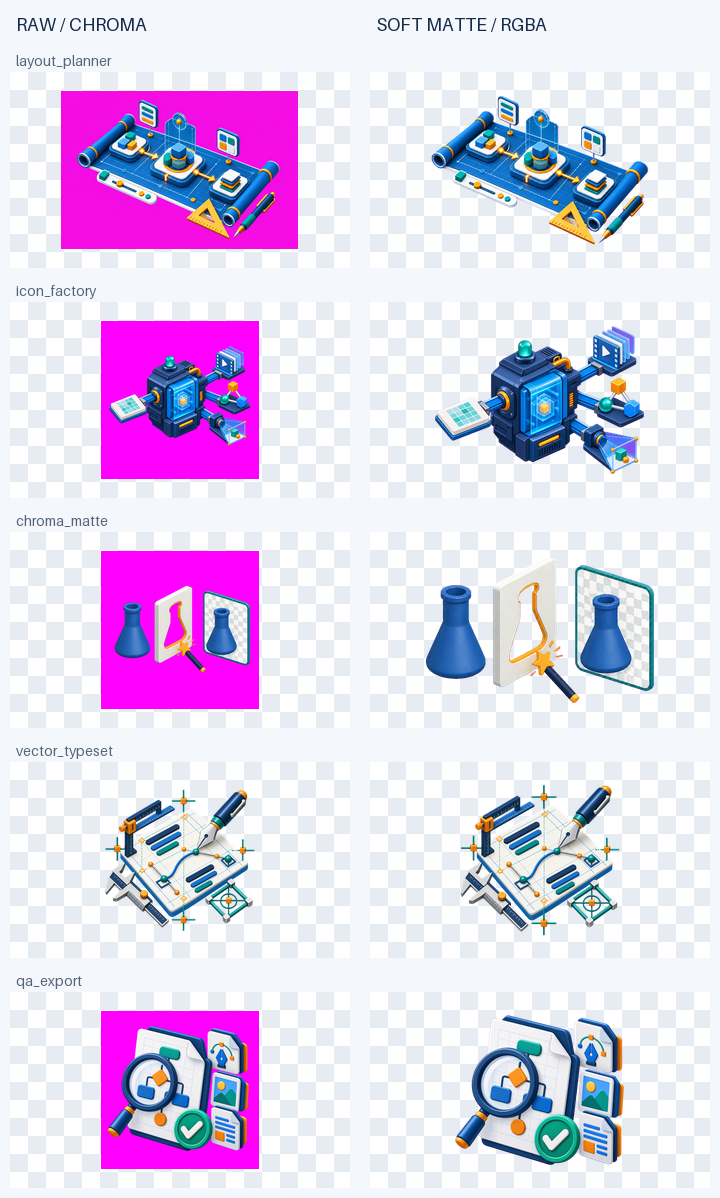
#> input picture examples/asset_pipeline.png, 720 x 1198 px
$ python remove_chroma.py ../../../examples/asset_pipeline.png out.png
#> lines starting #> are read from the running program, lines starting #| are printed output that depends on the picture
#!/usr/bin/env python3
"""Remove a solid chroma background with a soft matte and edge despill."""

from __future__ import annotations

import argparse
import hashlib
import json
from pathlib import Path

import numpy as np
from PIL import Image, ImageFilter


def parse_hex(value: str) -> np.ndarray:
    text = value.strip().removeprefix("#")
    if len(text) != 6:
        raise argparse.ArgumentTypeError("color must be a 6-digit hex value")
    try:
        return np.array([int(text[index : index + 2], 16) for index in (0, 2, 4)], dtype=np.float32)
    except ValueError as exc:
        raise argparse.ArgumentTypeError("color must be a 6-digit hex value") from exc


def smoothstep(values: np.ndarray) -> np.ndarray:
    clipped = np.clip(values, 0.0, 1.0)
    return clipped * clipped * (3.0 - 2.0 * clipped)


def sample_border_key(image: Image.Image, border: int = 12) -> np.ndarray:
    """Estimate a flat key color from the outer border using a robust median."""
    rgb = np.asarray(image.convert("RGB"), dtype=np.float32)
    border = max(1, min(border, rgb.shape[0] // 4, rgb.shape[1] // 4))
    samples = np.concatenate(
        [
            rgb[:border].reshape(-1, 3),
            rgb[-border:].reshape(-1, 3),
            rgb[:, :border].reshape(-1, 3),
            rgb[:, -border:].reshape(-1, 3),
        ],
        axis=0,
    )
    return np.median(samples, axis=0).astype(np.float32)


def border_alpha(image: Image.Image, border: int = 12) -> float:
    """Return the median border alpha so existing transparency is not re-keyed."""
    rgba = np.asarray(image.convert("RGBA"), dtype=np.uint8)
    border = max(1, min(border, rgba.shape[0] // 4, rgba.shape[1] // 4))
    samples = np.concatenate(
        [
            rgba[:border, :, 3].reshape(-1),
            rgba[-border:, :, 3].reshape(-1),
            rgba[:, :border, 3].reshape(-1),
            rgba[:, -border:, 3].reshape(-1),
        ]
    )
    return float(np.median(samples))


def sha256(path: Path) -> str:
    digest = hashlib.sha256()
    with path.open("rb") as handle:
        for chunk in iter(lambda: handle.read(1024 * 1024), b""):
            digest.update(chunk)
    return digest.hexdigest()


def portable_path(path: Path, base: Path) -> str:
    try:
        return path.relative_to(base).as_posix()
    except ValueError:
        return path.name


def remove_chroma(
    image: Image.Image,
    key: np.ndarray,
    transparent_distance: float,
    opaque_distance: float,
    despill: float,
) -> tuple[Image.Image, dict[str, float | int]]:
    if not 0 <= transparent_distance < opaque_distance <= 441.7:
        raise ValueError("require 0 <= transparent-distance < opaque-distance <= 441.7")
    rgba = np.asarray(image.convert("RGBA"), dtype=np.float32)
    rgb = rgba[..., :3]
    original_alpha = rgba[..., 3] / 255.0
    distance = np.linalg.norm(rgb - key.reshape(1, 1, 3), axis=2)
    matte = smoothstep((distance - transparent_distance) / (opaque_distance - transparent_distance))
    alpha = original_alpha * matte

    dominant_channels = np.flatnonzero(key >= float(np.max(key)) - 8.0).tolist()
    other_channels = [index for index in range(3) if index not in dominant_channels]
    edge_strength = (matte < 0.995).astype(np.float32) * float(np.clip(despill, 0.0, 1.0))
    if other_channels:
        neutral_edge = np.max(rgb[..., other_channels], axis=2)
        shared_key_component = np.min(rgb[..., dominant_channels], axis=2)
        spill = np.maximum(shared_key_component - neutral_edge, 0.0)
        for channel in dominant_channels:
            rgb[..., channel] -= spill * edge_strength

    output = np.dstack([np.clip(rgb, 0, 255), np.clip(alpha * 255.0, 0, 255)]).astype(np.uint8)
    semitransparent = (output[..., 3] > 0) & (output[..., 3] < 255)
    visible = output[..., 3] > 0
    edge_key_excess = 0.0
    if np.any(semitransparent) and other_channels:
        edge = output[..., :3][semitransparent].astype(np.float32)
        neutral = np.max(edge[:, other_channels], axis=1)
        shared_key = np.min(edge[:, dominant_channels], axis=1)
        edge_key_excess = float(np.mean(np.maximum(shared_key - neutral, 0.0)))
    stats: dict[str, float | int] = {
        "width": int(output.shape[1]),
        "height": int(output.shape[0]),
        "transparent_pixels": int(np.count_nonzero(output[..., 3] == 0)),
        "semitransparent_pixels": int(np.count_nonzero(semitransparent)),
        "visible_pixels": int(np.count_nonzero(visible)),
        "mean_edge_key_excess": round(edge_key_excess, 4),
    }
    return Image.fromarray(output), stats


def trim_alpha(image: Image.Image, padding: int, threshold: int = 8) -> tuple[Image.Image, list[int] | None]:
    alpha_image = image.getchannel("A").filter(ImageFilter.MedianFilter(3))
    alpha = np.asarray(alpha_image)
    ys, xs = np.nonzero(alpha > threshold)
    if len(xs) == 0:
        return image, None
    left = max(0, int(xs.min()) - padding)
    top = max(0, int(ys.min()) - padding)
    right = min(image.width, int(xs.max()) + 1 + padding)
    bottom = min(image.height, int(ys.max()) + 1 + padding)
    return image.crop((left, top, right, bottom)), [left, top, right, bottom]


def main() -> int:
    parser = argparse.ArgumentParser(description=__doc__)
    parser.add_argument("input", type=Path)
    parser.add_argument("output", type=Path)
    parser.add_argument("--key", default="#00ff00", help="solid chroma color")
    parser.add_argument("--auto-key", choices=["border"], help="estimate the key from image borders")
    parser.add_argument("--border-sample", type=int, default=12)
    parser.add_argument("--transparent-distance", type=float, default=24.0)
    parser.add_argument("--opaque-distance", type=float, default=105.0)
    parser.add_argument("--despill", type=float, default=0.88)
    parser.add_argument("--trim", action="store_true", help="trim transparent borders")
    parser.add_argument("--padding", type=int, default=24)
    parser.add_argument("--trim-threshold", type=int, default=8)
    parser.add_argument("--max-size", type=int, default=0, help="downscale longest output edge; 0 keeps size")
    parser.add_argument("--manifest", type=Path)
    args = parser.parse_args()

    source = args.input.expanduser().resolve()
    output = args.output.expanduser().resolve()
    manifest_path = args.manifest.expanduser().resolve() if args.manifest else None
    if source == output:
        raise ValueError("input and output must be different files")
    if manifest_path is not None and manifest_path in {source, output}:
        raise ValueError("manifest must not overwrite the input or output image")
    source_hash = sha256(source)
    output.parent.mkdir(parents=True, exist_ok=True)
    source_image = Image.open(source)
#> source_image is the input picture: PIL image 720x1198 RGB; mean R, G, B 224, 210.4, 236.9
    existing_alpha = source_image.mode in {"RGBA", "LA"} and border_alpha(source_image, args.border_sample) < 16.0
#> existing_alpha = False
    if args.auto_key == "border" and existing_alpha:
        key = None
        processed = source_image.convert("RGBA")
        alpha = np.asarray(processed.getchannel("A"))
        stats = {
            "width": processed.width,
            "height": processed.height,
            "transparent_pixels": int(np.count_nonzero(alpha == 0)),
            "semitransparent_pixels": int(np.count_nonzero((alpha > 0) & (alpha < 255))),
            "visible_pixels": int(np.count_nonzero(alpha > 0)),
            "mean_edge_key_excess": 0.0,
        }
    else:
        key = sample_border_key(source_image, args.border_sample) if args.auto_key == "border" else parse_hex(args.key)
#> key = [0, 255, 0]
        processed, stats = remove_chroma(
            source_image,
            key,
            args.transparent_distance,
            args.opaque_distance,
            args.despill,
        )
#> in remove_chroma, `original_alpha = rgba[..., 3] / 255.0`: original_alpha: shape (1198, 720) float32; every value is 1
#> in remove_chroma, `distance = np.linalg.norm(rgb - key.reshape(1, 1, 3), axis=2)`:
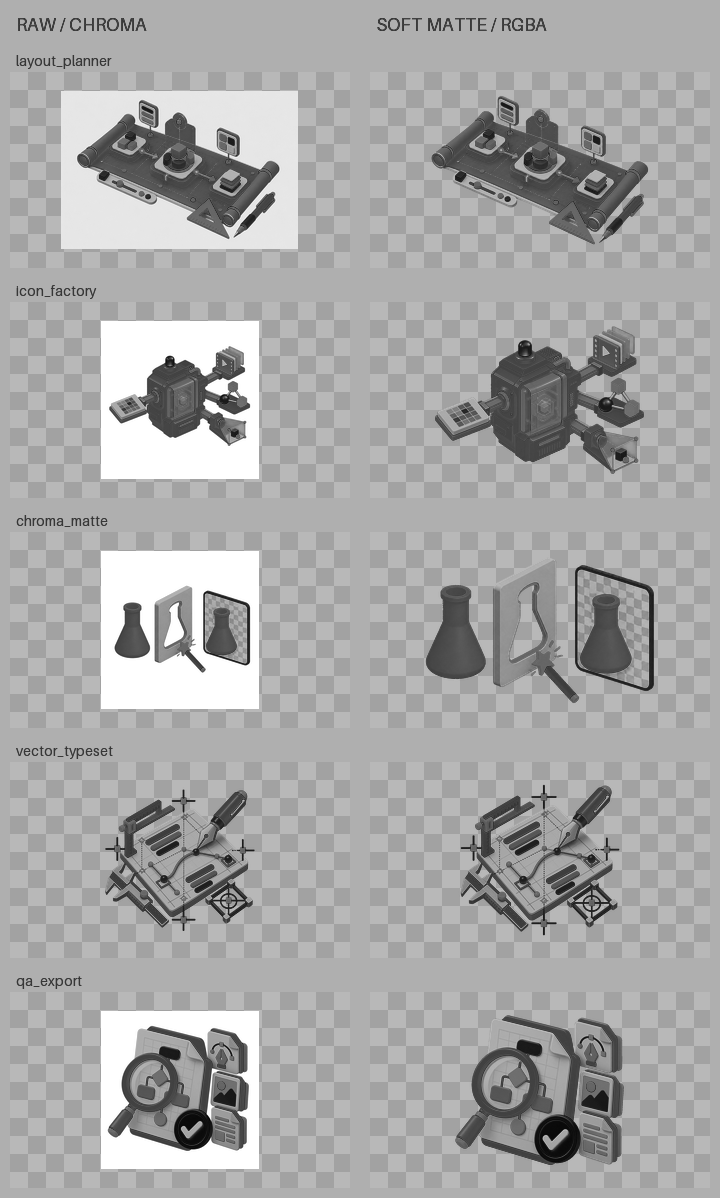
#> distance: shape (1198, 720) float32; min 148.8, max 441.7, mean 342.5; drawn with min black and max white
#> in remove_chroma, `dominant_channels = np.flatnonzero(key >= float(np.max(key)) - 8.0).to..`: dominant_channels = [1]
#> in remove_chroma, `other_channels = [index for index in range(3) if index not in dominant..`: other_channels = [0, 2]
#> in remove_chroma, `edge_strength = (matte < 0.995).astype(np.float32) * float(np.clip(des..`: edge_strength: shape (1198, 720) float32; every value is 0
#> in remove_chroma, `neutral_edge = np.max(rgb[..., other_channels], axis=2)`:
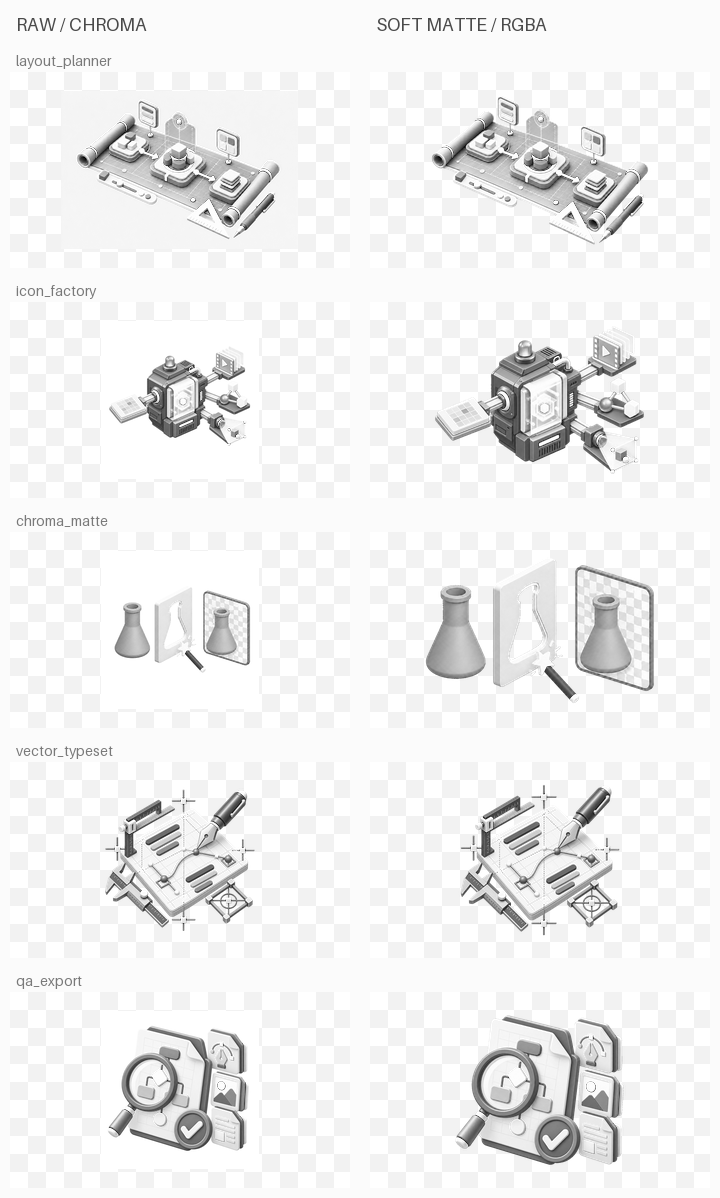
#> neutral_edge: shape (1198, 720) float32; min 0, max 255, mean 239.5
#> in remove_chroma, `shared_key_component = np.min(rgb[..., dominant_channels], axis=2)`:
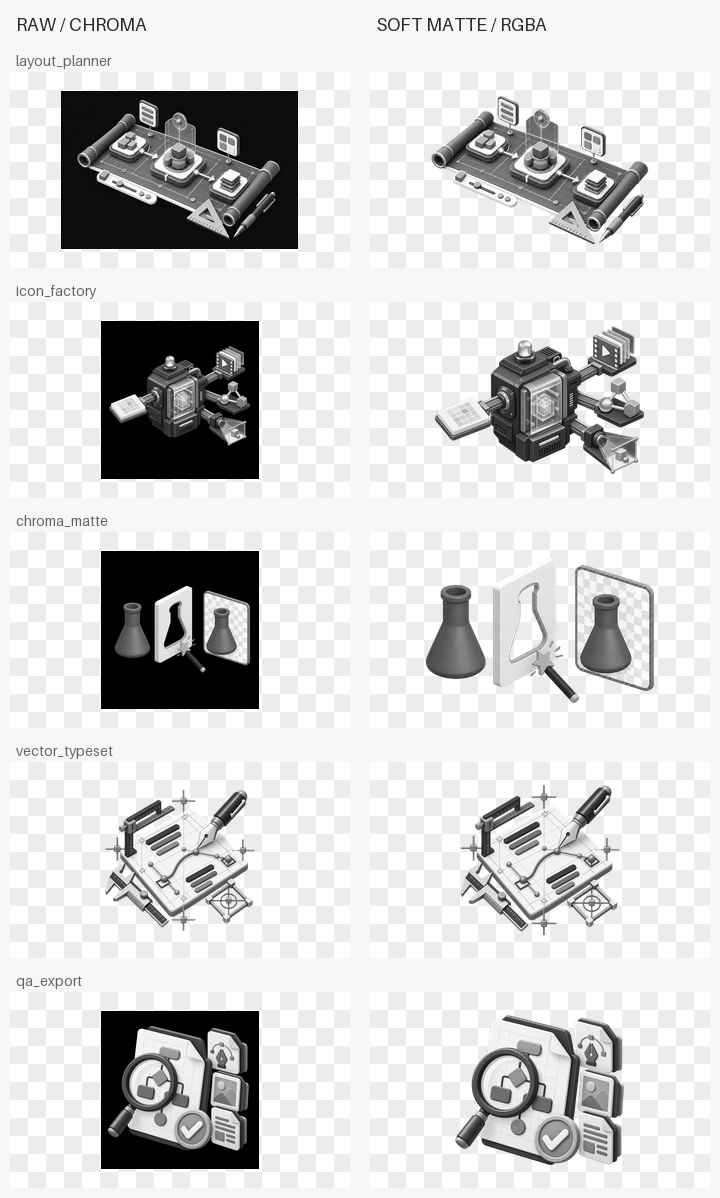
#> shared_key_component: shape (1198, 720) float32; min 0, max 255, mean 210.4
#> in remove_chroma, `spill = np.maximum(shared_key_component - neutral_edge, 0.0)`:
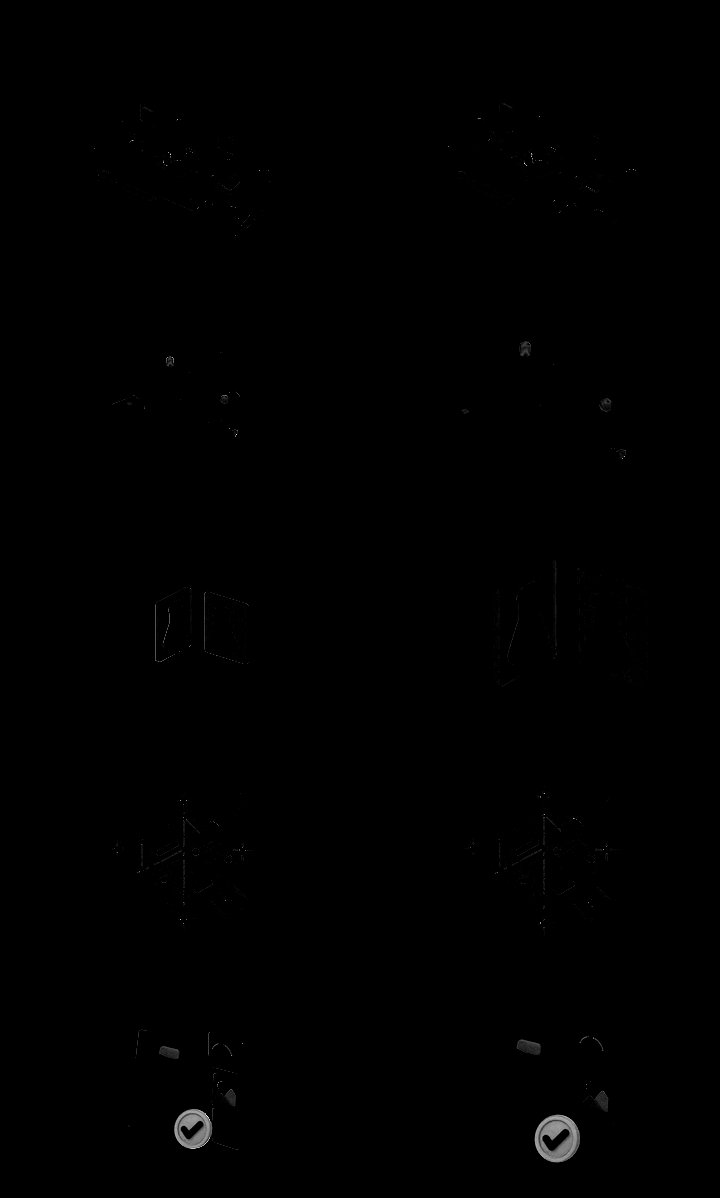
#> spill: shape (1198, 720) float32; min 0, max 51, mean 0.1; drawn with min black and max white
#> the loop in remove_chroma, `for channel in dominant_channels:` made 1 pass
#> in remove_chroma, `semitransparent = (output[..., 3] > 0) & (output[..., 3] < 255)`: semitransparent: shape (1198, 720) bool; every value is 0
#> in remove_chroma, `visible = output[..., 3] > 0`: visible: shape (1198, 720) bool; every value is 1
#> in remove_chroma, `stats: dict[str, float | int] = { "width": int(output.shape[1]), "heig..`: stats = {'width': 720, 'height': 1198, 'transparent_pixels': 0, 'semitransparent_pixels': 0, 'visible_pixels': 862560, 'mean_edge_key_excess': 0}
    crop_box = None
    if args.trim:
        processed, crop_box = trim_alpha(processed, max(0, args.padding), max(0, min(254, args.trim_threshold)))
        stats["trimmed_width"] = processed.width
        stats["trimmed_height"] = processed.height
    if args.max_size > 0 and max(processed.size) > args.max_size:
        before_resize = list(processed.size)
        processed.thumbnail((args.max_size, args.max_size), Image.Resampling.LANCZOS)
        stats["pre_resize_size"] = before_resize
        stats["resized_width"] = processed.width
        stats["resized_height"] = processed.height
    processed.save(output, optimize=True)
    manifest_base = manifest_path.parent if manifest_path else output.parent
    manifest = {
        "schema_version": 1,
        "source": portable_path(source, manifest_base),
        "output": portable_path(output, manifest_base),
        "source_sha256": source_hash,
        "output_sha256": sha256(output),
        "key": None if key is None else "#" + "".join(f"{int(round(value)):02x}" for value in key),
        "key_source": "existing-alpha" if key is None else ("border-median" if args.auto_key == "border" else "explicit"),
        "transparent_distance": args.transparent_distance,
        "opaque_distance": args.opaque_distance,
        "despill": args.despill,
        "crop_box": crop_box,
        "stats": stats,
    }
    if manifest_path:
        manifest_path.parent.mkdir(parents=True, exist_ok=True)
        manifest_path.write_text(json.dumps(manifest, indent=2) + "\n", encoding="utf-8")
    print(json.dumps(manifest, indent=2))
#> (printed output is left out)
    return 0


if __name__ == "__main__":
    raise SystemExit(main())
#> (the program exits here)
